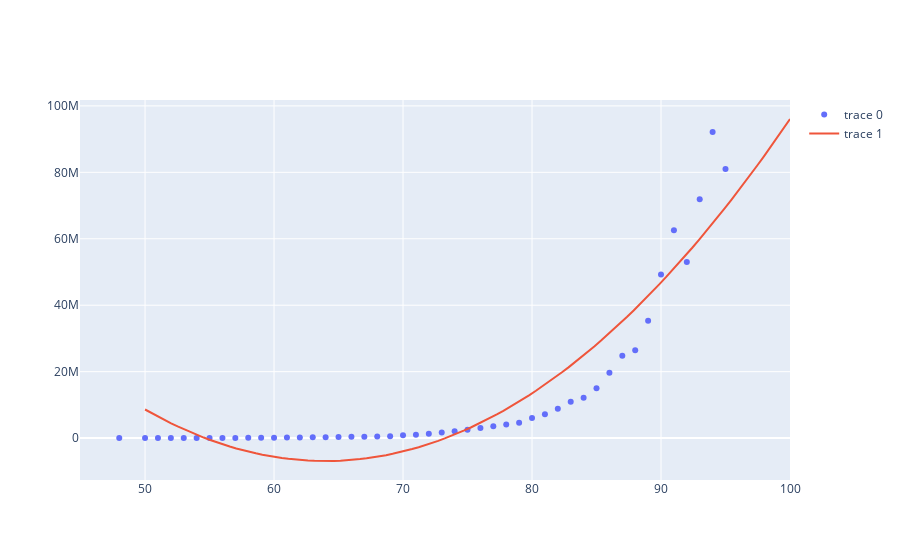

This figure's notebook cell:
### Code cell
# Create random data with numpy

x_1 = np.linspace(50,100,1000)
fig = go.Figure()

# Add traces
fig.add_trace(go.Scatter(x=df['Potential'], y=df['ValueNumeric'],
                    mode='markers'))
fig.add_trace(go.Scatter(x=x_1, y=curva(x_1, params[0], params[1], params[2]),
                    mode='lines'))

fig.show()
